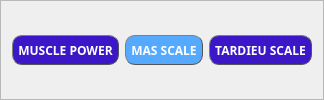
            <widget class="QFrame" name="frame_49">
             <property name="minimumSize">
              <size>
               <width>0</width>
               <height>40</height>
              </size>
             </property>
             <property name="font">
              <font>
               <pointsize>9</pointsize>
              </font>
             </property>
             <property name="frameShape">
              <enum>QFrame::StyledPanel</enum>
             </property>
             <property name="frameShadow">
              <enum>QFrame::Raised</enum>
             </property>
             <layout class="QHBoxLayout" name="horizontalLayout_10">
              <item>
               <widget class="QPushButton" name="regpg2Back_btn_10">
                <property name="sizePolicy">
                 <sizepolicy hsizetype="Minimum" vsizetype="Fixed">
                  <horstretch>0</horstretch>
                  <verstretch>0</verstretch>
                 </sizepolicy>
                </property>
                <property name="minimumSize">
                 <size>
                  <width>0</width>
                  <height>30</height>
                 </size>
                </property>
                <property name="maximumSize">
                 <size>
                  <width>400</width>
                  <height>16777215</height>
                 </size>
                </property>
                <property name="font">
                 <font>
                  <family>Segoe UI Black</family>
                  <weight>75</weight>
                  <bold>true</bold>
                 </font>
                </property>
                <property name="styleSheet">
                 <string notr="true">QPushButton {
    color:#ffffff ;
    border: 1px solid #555;
    border-radius: 10px;
    border-style: outset;
    background:#3b17c8;
        
    padding: 5px;
    }

QPushButton:hover {
    background: rgb(85, 0, 255)
    }

QPushButton:pressed {
    border-style: inset;
    background:#3b17c8
      
}</string>
                </property>
                <property name="text">
                 <string>MUSCLE POWER</string>
                </property>
               </widget>
              </item>
              <item>
               <widget class="QPushButton" name="regpg2Back_btn_11">
                <property name="sizePolicy">
                 <sizepolicy hsizetype="Minimum" vsizetype="Fixed">
                  <horstretch>0</horstretch>
                  <verstretch>0</verstretch>
                 </sizepolicy>
                </property>
                <property name="minimumSize">
                 <size>
                  <width>0</width>
                  <height>30</height>
                 </size>
                </property>
                <property name="maximumSize">
                 <size>
                  <width>400</width>
                  <height>16777215</height>
                 </size>
                </property>
                <property name="font">
                 <font>
                  <family>Segoe UI Black</family>
                  <weight>75</weight>
                  <bold>true</bold>
                 </font>
                </property>
                <property name="styleSheet">
                 <string notr="true">QPushButton {
    color:#ffffff ;
    border: 1px solid #555;
    border-radius: 10px;
    border-style: outset;
    background:#55aaff;
        
    padding: 5px;
    }

QPushButton:hover {
    background:#60adff
    }

QPushButton:pressed {
    border-style: inset;
    background:#55aaff
      
}</string>
                </property>
                <property name="text">
                 <string>MAS SCALE</string>
                </property>
               </widget>
              </item>
              <item>
               <widget class="QPushButton" name="regpg2Back_btn_12">
                <property name="sizePolicy">
                 <sizepolicy hsizetype="Minimum" vsizetype="Fixed">
                  <horstretch>0</horstretch>
                  <verstretch>0</verstretch>
                 </sizepolicy>
                </property>
                <property name="minimumSize">
                 <size>
                  <width>0</width>
                  <height>30</height>
                 </size>
                </property>
                <property name="maximumSize">
                 <size>
                  <width>400</width>
                  <height>16777215</height>
                 </size>
                </property>
                <property name="font">
                 <font>
                  <family>Segoe UI Black</family>
                  <weight>75</weight>
                  <bold>true</bold>
                 </font>
                </property>
                <property name="styleSheet">
                 <string notr="true">QPushButton {
    color:#ffffff ;
    border: 1px solid #555;
    border-radius: 10px;
    border-style: outset;
    background:#3b17c8;
        
    padding: 5px;
    }

QPushButton:hover {
    background: rgb(85, 0, 255)
    }

QPushButton:pressed {
    border-style: inset;
    background:#3b17c8
      
}</string>
                </property>
                <property name="text">
                 <string>TARDIEU SCALE</string>
                </property>
               </widget>
              </item>
             </layout>
            </widget>
